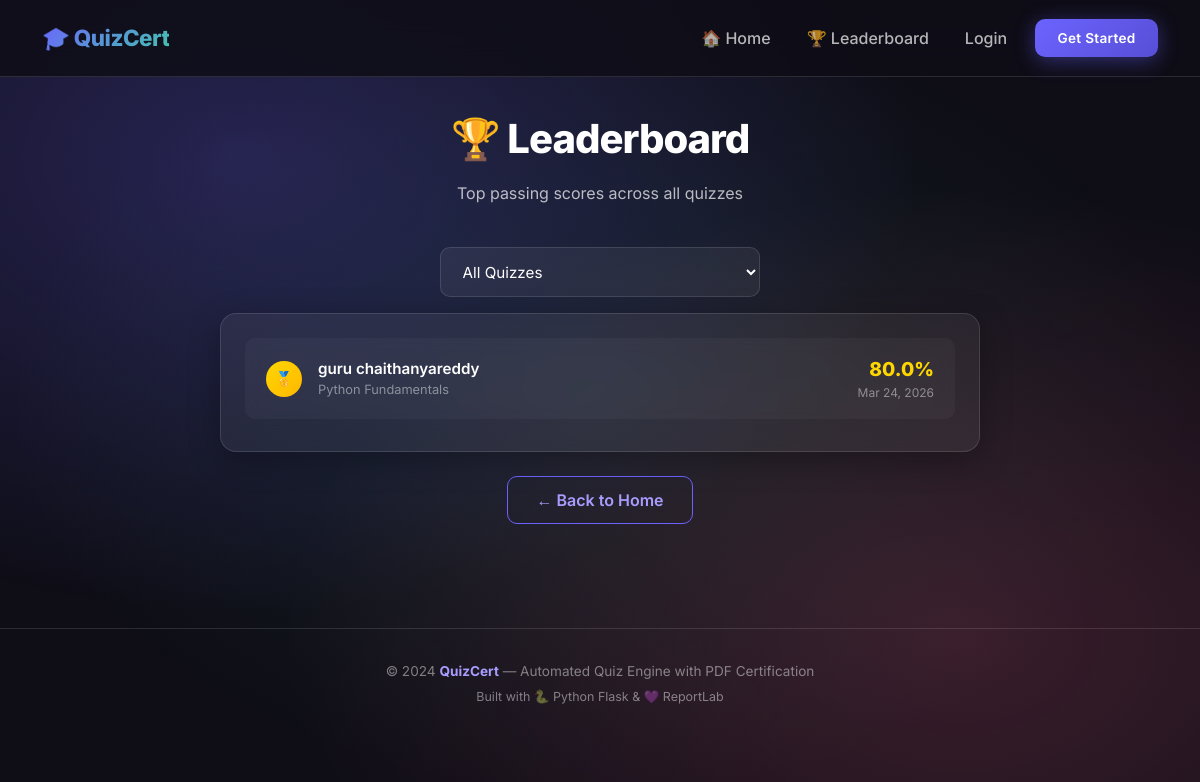
The app's page /leaderboard with its own data.
### app.py (models this page shows)
class Result(db.Model):
    __tablename__ = 'results'
    id             = db.Column(db.Integer, primary_key=True)
    user_id        = db.Column(db.Integer, db.ForeignKey('users.id'), nullable=False)
    quiz_id        = db.Column(db.Integer, db.ForeignKey('quizzes.id'), nullable=False)
    score          = db.Column(db.Float, nullable=False)      # percentage
    passed         = db.Column(db.Boolean, default=False)
    certificate_id = db.Column(db.String(36), unique=True, nullable=True)
    taken_at       = db.Column(db.DateTime, default=datetime.datetime.utcnow)

class User(db.Model):
    __tablename__ = 'users'
    id       = db.Column(db.Integer, primary_key=True)
    name     = db.Column(db.String(120), nullable=False)
    email    = db.Column(db.String(200), unique=True, nullable=False)
    password = db.Column(db.String(256), nullable=False)
    is_admin = db.Column(db.Boolean, default=False)
    created_at = db.Column(db.DateTime, default=datetime.datetime.utcnow)
    results  = db.relationship('Result', backref='user', lazy=True)

class Quiz(db.Model):
    __tablename__ = 'quizzes'
    id            = db.Column(db.Integer, primary_key=True)
    title         = db.Column(db.String(200), nullable=False)
    description   = db.Column(db.Text, default='')
    passing_score = db.Column(db.Integer, default=60)   # percentage
    time_limit    = db.Column(db.Integer, default=600)  # seconds (0 = no limit)
    created_at    = db.Column(db.DateTime, default=datetime.datetime.utcnow)
    questions = db.relationship('Question', backref='quiz', lazy=True,
                                cascade='all, delete-orphan')
    results   = db.relationship('Result',   backref='quiz', lazy=True,
                                cascade='all, delete-orphan')

### app.py (the view)
@app.route('/leaderboard')
def leaderboard():
    quizzes = Quiz.query.all()
    top = (
        db.session.query(Result, User, Quiz)
        .join(User, Result.user_id == User.id)
        .join(Quiz, Result.quiz_id == Quiz.id)
        .filter(Result.passed == True)
        .order_by(Result.score.desc())
        .limit(50)
        .all()
    )
    return render_template('leaderboard.html', top_results=top, quizzes=quizzes)

### app.py (called while the page is built)
def current_user():
    if 'user_id' in session:
        return db.session.get(User, session['user_id'])
    return None

@app.context_processor
def inject_user():
    return dict(current_user=current_user())

### templates/leaderboard.html (shortened to what this page needs)
{% extends 'base.html' %}
{% block content %}
<div class="container p-page" style="max-width:760px;">
    <div class="text-center mb-4">
        <h1 class="hero-title" style="font-size:2.5rem;">🏆 Leaderboard</h1>
        <p class="hero-subtitle" style="font-size:1rem;">Top passing scores across all quizzes</p>
    </div>
    {% if quizzes %}
    <div class="d-flex justify-center mb-3">
        <select id="quizFilter" class="form-control-custom" style="max-width:320px;">
            <option value="all">All Quizzes</option>
        </select>
    </div>
    {% endif %}
    <div class="glass-card" style="padding:1.5rem;">
        {% if top_results %}
        {% for result, user, quiz in top_results %}
        <div class="leaderboard-item" data-quiz="{{ quiz.id }}">
            <div class="rank-badge rank-{{ loop.index if loop.index <= 3 else 'other' }}">
                {% if loop.index == 1 %}🥇{% elif loop.index == 2 %}🥈{% elif loop.index == 3 %}🥉{% else %}{{
                loop.index }}{% endif %}
            </div>
            <div style="flex:1;">
                <div style="font-weight:600; font-size:0.95rem;">{{ user.name }}</div>
                <div style="color:var(--text-muted); font-size:0.8rem;">{{ quiz.title }}</div>
            </div>
            <div style="text-align:right;">
                <div
                    style="font-size:1.2rem; font-weight:800;
                        color:{% if loop.index == 1 %}#ffd700{% elif loop.index == 2 %}#c0c0c0{% elif loop.index == 3 %}#cd7f32{% else %}var(--accent){% endif %};">
                    {{ result.score }}%
                </div>
                <div style="font-size:0.75rem; color:var(--text-muted);">
                    {{ result.taken_at.strftime('%b %d, %Y') }}
                </div>
            </div>
        </div>
        {% endfor %}
        {% else %}
        <div class="text-center" style="padding:3rem 0; color:var(--text-muted);">
            <div style="font-size:3rem; margin-bottom:0.5rem;">🏁</div>
            <p>No results yet. Be the first to pass a quiz!</p>
            <a href="{{ url_for('index') }}" class="btn-primary-custom mt-3">Browse Quizzes</a>
        </div>
        {% endif %}
    </div>
    <div class="text-center mt-4">
        <a href="{{ url_for('index') }}" class="btn-outline-custom">← Back to Home</a>
    </div>
</div>
{% endblock %}

### static/css/style.css (style rules this page uses)
:root { --primary: #6C63FF; --primary-dark: #574fd6; --primary-light: #a89dff; --secondary: #FF6584; --accent: #43C6AC; --success: #28a745; --danger: #e74c3c; --warning: #f39c12; --dark: #0f0e17; --dark-2: #1a1a2e; --dark-3: #16213e; --card-bg: rgba(255,255,255,0.06); --card-border: rgba(255,255,255,0.12); --text-primary: #ffffff; --text-secondary: rgba(255,255,255,0.7); --text-muted: rgba(255,255,255,0.45); --radius: 16px; --radius-sm: 10px; --shadow: 0 8px 32px rgba(0,0,0,0.3); --shadow-lg: 0 20px 60px rgba(0,0,0,0.5); --transition: all 0.3s cubic-bezier(0.4, 0, 0.2, 1); }
*, *::before, *::after { box-sizing: border-box; margin: 0; padding: 0; }
body { font-family: 'Inter', sans-serif; background: var(--dark); color: var(--text-primary); min-height: 100vh; overflow-x: hidden; }
body::before { content: ''; position: fixed; inset: 0; background: radial-gradient(ellipse at 20% 20%, rgba(108,99,255,0.25) 0%, transparent 50%), radial-gradient(ellipse at 80% 80%, rgba(255,101,132,0.18) 0%, transparent 50%), radial-gradient(ellipse at 50% 50%, rgba(67,198,172,0.1) 0%, transparent 70%); pointer-events: none; z-index: 0; }
.glass-card { background: var(--card-bg); backdrop-filter: blur(20px); border: 1px solid var(--card-border); border-radius: var(--radius); box-shadow: var(--shadow); transition: var(--transition); }
.btn-outline-custom { background: transparent; color: var(--primary-light); border: 1px solid var(--primary); border-radius: var(--radius-sm); padding: 0.7rem 1.8rem; font-weight: 600; cursor: pointer; transition: var(--transition); text-decoration: none; display: inline-flex; align-items: center; gap: 0.5rem; }
.form-control-custom { width: 100%; padding: 0.85rem 1.1rem; background: rgba(255,255,255,0.06); border: 1px solid var(--card-border); border-radius: var(--radius-sm); color: var(--text-primary); font-size: 0.95rem; font-family: 'Inter', sans-serif; transition: var(--transition); outline: none; }
.form-control-custom::placeholder { color: var(--text-muted); }
.form-control-custom option { background: var(--dark-2); color: var(--text-primary); }
.hero-title { font-size: clamp(2.5rem, 6vw, 4.5rem); font-weight: 800; line-height: 1.1; letter-spacing: -1px; margin-bottom: 1.2rem; }
.hero-subtitle { font-size: 1.15rem; color: var(--text-secondary); max-width: 560px; margin: 0 auto 2.5rem; line-height: 1.7; }
.leaderboard-item { padding: 1rem 1.25rem; border-radius: var(--radius-sm); display: flex; align-items: center; gap: 1rem; margin-bottom: 0.5rem; transition: var(--transition); background: rgba(255,255,255,0.03); border: 1px solid transparent; }
.rank-badge { width: 36px; height: 36px; border-radius: 50%; display: flex; align-items: center; justify-content: center; font-weight: 800; font-size: 0.9rem; flex-shrink: 0; }
.rank-1 { background: linear-gradient(135deg, #ffd700, #ffb700); color: #000; }
.mb-3 { margin-bottom: 1.5rem; }
.p-page { padding: 2.5rem 0; }
.text-center { text-align: center; }
.d-flex { display: flex; }
.justify-center { justify-content: center; }

### records on screen
Result: name "guru chaithanyareddy", title "Python Fundamentals", score "80.0", taken_at "Mar 24, 2026"
